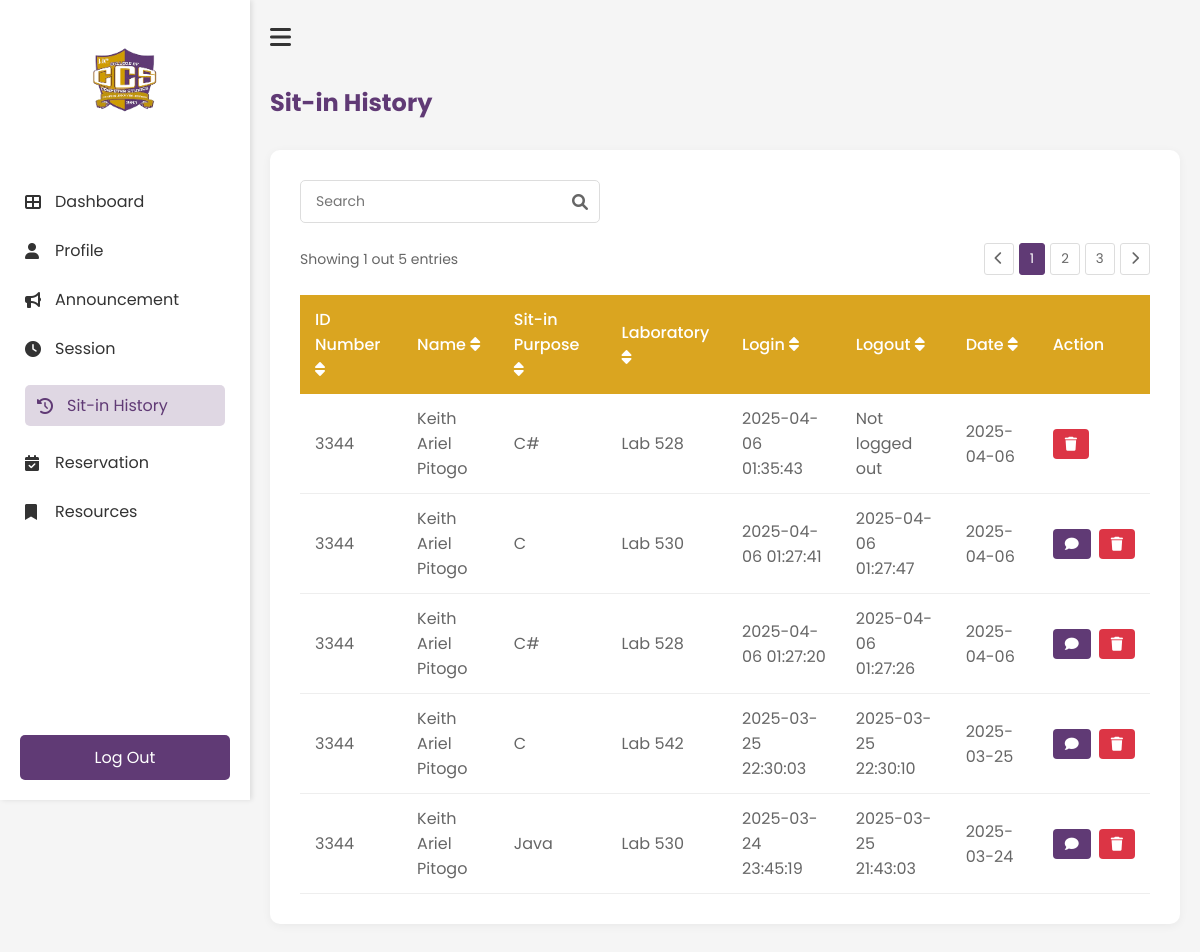
The page /History (signed in) on the database as committed earlier.
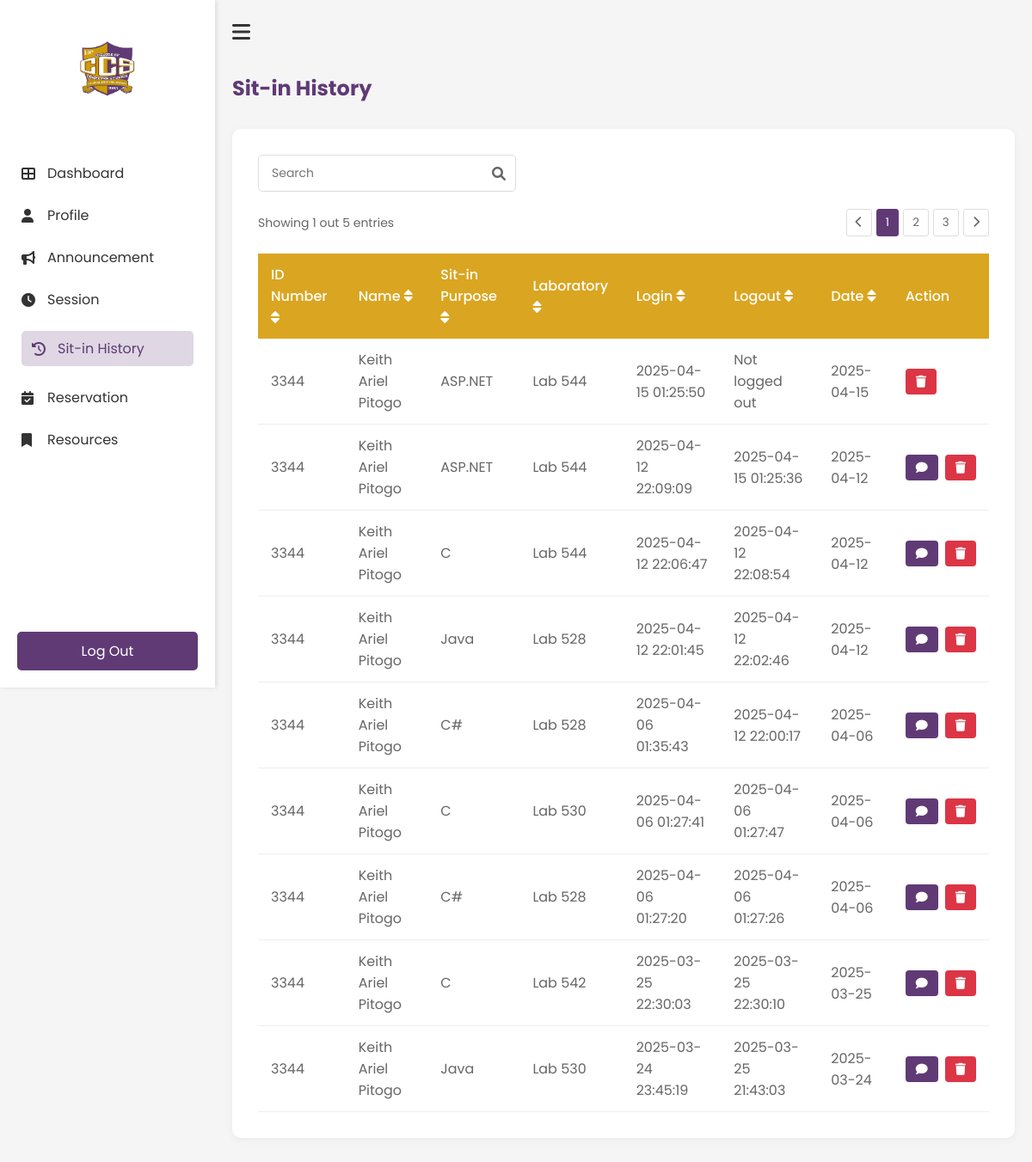
The same page on the database as committed later.
### tables this page shows
CREATE TABLE reservations (
                id INTEGER PRIMARY KEY AUTOINCREMENT,
                idno TEXT NOT NULL,
                purpose TEXT NOT NULL,
                lab TEXT NOT NULL,
                time_in DATETIME NOT NULL,
                status TEXT DEFAULT 'Pending', time_out DATETIME, requested_time DATETIME,
                FOREIGN KEY (idno) REFERENCES users(IDNO)
            );

### app.py (the view)
@app.route('/History')
def History():
    if 'username' not in session:
        return redirect(url_for('login'))
    history = get_user_history(session['student_id'])
    return render_template('student/history.html', history=history)

### templates/student/history.html (shortened to what this page needs)
<!DOCTYPE html>
<html lang="en">
    <head>
        <link rel="stylesheet" href="{{ url_for('static', filename='student/history.css') }}">
        <link rel="stylesheet" href="https://cdnjs.cloudflare.com/ajax/libs/font-awesome/6.0.0-beta3/css/all.min.css">
    </head>
    <body>
        <div class="history-container">
            <nav class="sidebar" id="sidebar">
                <div class="logo-container">
                    <img src="{{ url_for('static', filename='images/ccs.png') }}" alt="ccs logo" class="logo">
                </div>
                <ul class="nav-links">
                    <li><a href="{{ url_for('Dashboard') }}"><i class="fas fa-th-large"></i>Dashboard</a></li>
                    <li><a href="{{ url_for('Profile') }}"><i class="fas fa-user"></i>Profile</a></li>
                    <li><a href="{{ url_for('Announcement') }}"><i class="fas fa-bullhorn"></i>Announcement</a></li>
                    <li><a href="{{ url_for('Session') }}"><i class="fas fa-clock"></i>Session</a></li>
                    <li><a href="{{ url_for('History') }}" class="active"><i class="fas fa-history"></i>Sit-in History</a></li>
                    <li><a href="{{ url_for('Reservation') }}"><i class="fas fa-calendar-check"></i>Reservation</a></li>
                    <li><a href="{{ url_for('Resources') }}"><i class="fas fa-bookmark"></i>Resources</a></li>
                </ul>
                <div class="logout-section">
                    <a href="{{ url_for('logout') }}" class="logout-btn"></i>Log Out</a>
                </div>
            </nav>
            <main class="main-content">
                <div class="top-bar">
                    <button id="sidebar-toggle" class="hamburger-btn"><i class="fas fa-bars"></i></button>
                </div>
                <h1 class="header">Sit-in History</h1>
                <div class="history-card">
                    <div class="search-container">
                        <input type="text" id="searchInput" placeholder="Search" class="search-input">
                        <i class="fas fa-search search-icon"></i>
                    </div>
                    <div class="table-container">
                        <div class="pagination-top">
                            <span>Showing 1 out 5 entries</span>
                            <div class="pagination-controls">
                                <button class="page-btn"><i class="fas fa-chevron-left"></i></button>
                                <button class="page-btn active">1</button>
                                <button class="page-btn">2</button>
                                <button class="page-btn">3</button>
                                <button class="page-btn"><i class="fas fa-chevron-right"></i></button>
                            </div>
                        </div>
                <table class="history-table" id="historyTable">
                    <thead>
                        <tr>
                            <th onclick="sortTable(0)">ID Number <i class="fas fa-sort"></i></th>
                            <th onclick="sortTable(1)">Name <i class="fas fa-sort"></i></th>
                            <th onclick="sortTable(2)">Sit-in Purpose <i class="fas fa-sort"></i></th>
                            <th onclick="sortTable(3)">Laboratory <i class="fas fa-sort"></i></th>
                            <th onclick="sortTable(4)">Login <i class="fas fa-sort"></i></th>
                            <th onclick="sortTable(5)">Logout <i class="fas fa-sort"></i></th>
                            <th onclick="sortTable(6)">Date <i class="fas fa-sort"></i></th>
                            <th>Action</th>
                        </tr>
                    </thead>
                    <tbody>
                            {% for record in history %}
                            <tr data-id="{{ record.id }}">
                                <td>{{ record.idno }}</td>
                                <td>{{ record.name }}</td>
                                <td>{{ record.purpose }}</td>
                                <td>{{ record.laboratory }}</td>
                                <td>{{ record.login }}</td>
                                <td>{{ record.logout }}</td>
                                <td>{{ record.date }}</td>
                                <td>
                                    <div class="action-buttons">
                                        {% if record.status == 'Completed' %}
                                            <button class="feedback-btn" onclick="openFeedbackModal('{{ record.id }}')">
                                                <i class="fas fa-comment"></i>
                                            </button>
                                        {% endif %}
                                        <button class="delete-btn" onclick="deleteRecord('{{ record.id }}')">
                                            <i class="fas fa-trash"></i>
                                        </button>
                                    </div>
                                </td>
                            </tr>
                            {% endfor %}
                        </tbody>
                </table>
            </div>
        </div>
    </main>
    </body>
</html>

### static/student/history.css (style rules this page uses)
* { margin: 0; padding: 0; box-sizing: border-box; font-family: 'Poppins', sans-serif; }
body { background-color: #f5f5f5; }
.history-container { display: flex; min-height: 100vh; }
.history-card { background: white; border-radius: 10px; padding: 30px; box-shadow: 0 2px 10px rgba(0, 0, 0, 0.05); margin: 20px 0; }
.search-container { position: relative; margin-bottom: 20px; max-width: 300px; }
.search-input { width: 100%; padding: 10px 35px 10px 15px; border: 1px solid #ddd; border-radius: 5px; font-size: 14px; }
.search-icon { position: absolute; right: 12px; top: 50%; transform: translateY(-50%); color: #666; }
.table-container { overflow-x: auto; }
.pagination-top { display: flex; justify-content: space-between; align-items: center; margin-bottom: 20px; color: #666; font-size: 14px; }
.pagination-controls { display: flex; gap: 5px; }
.page-btn { padding: 5px 10px; border: 1px solid #ddd; background: white; border-radius: 3px; cursor: pointer; color: #666; }
.page-btn.active { background-color: #603A75; color: white; border-color: #603A75; }
.history-table { width: 100%; border-collapse: collapse; margin-top: 10px; }
.history-table th { background-color: #DAA520; color: white; text-align: left; padding: 12px 15px; font-weight: 500; }
.history-table td { padding: 12px 15px; border-bottom: 1px solid #eee; color: #666; }
.sidebar { width: 250px; height: 100vh; position: fixed; left: 0; top: 0; background-color: white; padding: 20px 0; transition: all 0.3s ease; box-shadow: 2px 0 5px rgba(0, 0, 0, 0.1); z-index: 1000; }
.main-content { margin-left: 250px; transition: all 0.3s ease; width: calc(100% - 250px); padding: 20px; }
.main-content { flex: 1; padding: 20px; transition: all 0.3s ease; }
.top-bar { display: flex; align-items: center; margin-bottom: 30px; }
.hamburger-btn { background: none; border: none; font-size: 24px; cursor: pointer; margin-right: 15px; color: #333; }
.logo-container { text-align: center; padding: 20px 0; }
.logo { width: 80px; height: auto; }
.nav-links { list-style: none; padding: 0; margin-top: 30px; }
.nav-links li { padding: 12px 25px; }
.nav-links li a { color: #333; text-decoration: none; display: flex; align-items: center; transition: 0.3s; }
.nav-links li a:hover, .nav-links li a.active { padding: 8px 12px; border-radius: 5px; color: #603A75; background-color: rgba(96, 58, 117, 0.2); }
.nav-links li a i { margin-right: 10px; width: 20px; }
.nav-links li a:hover, .nav-links li a.active { color: #603A75; }
.logout-section { position: absolute; bottom: 20px; width: 100%; padding: 0 20px; }
.logout-btn { display: block; width: 100%; padding: 10px; background-color: #603A75; color: white; text-align: center; text-decoration: none; border-radius: 5px; transition: 0.3s; }
.main-content h1 { color: #603A75; margin-bottom: 30px; font-size: 24px; }
.feedback-btn { background-color: #603A75; color: white; border: none; padding: 8px 12px; border-radius: 4px; cursor: pointer; font-family: 'Poppins', sans-serif; display: flex; align-items: center; gap: 5px; }
.feedback-btn i { font-size: 14px; }
.action-buttons { display: flex; gap: 8px; }
.delete-btn { background-color: #dc3545; color: white; border: none; padding: 8px 12px; border-radius: 4px; cursor: pointer; font-family: 'Poppins', sans-serif; display: flex; align-items: center; }
.delete-btn i { font-size: 14px; }

Rows that differ between the two databases and show on the page:
added reservations: idno "3344", name "Keith Ariel Pitogo", purpose "ASP.NET", laboratory "Lab 544", login "2025-04-15 01:25:50", logout "Not logged out", date "2025-04-15"
added reservations: idno "3344", name "Keith Ariel Pitogo", purpose "ASP.NET", laboratory "Lab 544", login "2025-04-12 22:09:09", logout "2025-04-15 01:25:36", date "2025-04-12"
added reservations: idno "3344", name "Keith Ariel Pitogo", purpose "C", laboratory "Lab 544", login "2025-04-12 22:06:47", logout "2025-04-12 22:08:54", date "2025-04-12"
added reservations: idno "3344", name "Keith Ariel Pitogo", purpose "Java", laboratory "Lab 528", login "2025-04-12 22:01:45", logout "2025-04-12 22:02:46", date "2025-04-12"
changed reservations (number 5 of 9 on the later page): logout "Not logged out" → "2025-04-12 22:00:17"; status "Active" → "Completed" (drawn)
